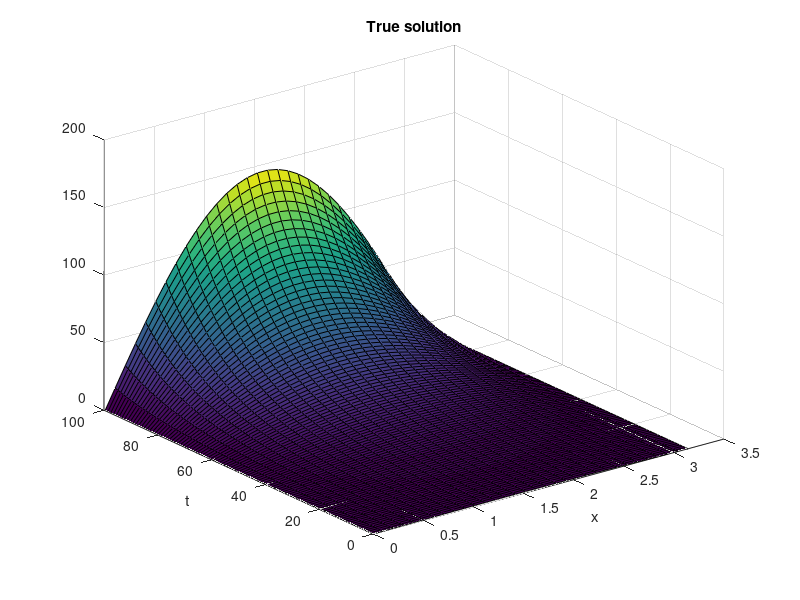

MATLAB code to generate this figure: (Note: this script raises an error after producing the figure.)
%% Practical convergence test of our scheme in 1D %%
clear; close all; clc;

% initialize parameters
d = 0.95; % diffusivity
a = 0;
b = pi;
m = 30;
h = (b-a)/(m+1); % mesh grid
k = 100*h.^2; % time step

% define time- and spatial domain
space = a:h:b;
time = 0:k:100;

% true solution, and plot
U=@(x,t) sin(x).*exp(-t*(d-1));
[X,T]=meshgrid(space,time);
figure(1)
surf(X,T,U(X,T));
xlabel('x')
ylabel('t')
title('True solution')


%% Defining stencil matrix A
clc;

% Initilize parameters
tspan = [0, 100];
xspan = [0, pi];

m = 30;  %Size of matrix. Number of points
a = -2; %Diagonal
b = 1;  %Superdiagonal
c = 1;  %Subdiagonal
d = 0.95; % diffusity
h = (xspan(2) - xspan(1))/(m+1);

% Stencil matrix
A = (1/h^2)*(diag(a*ones(1,m)) + diag(b*ones(1,m-1),1) + diag(c*ones(1,m-1),-1));

% Initial conditions
space = xspan(1)+h:h:xspan(2)-h;
u_0 = sin(space)';




%%% Running simulation %%%
[t, y] = ode45(@conv_test, time, u_0, [], A, d);
y_sol = zeros(size(y,1),size(y,2)+2);
y_sol(:,2:end-1) = y;

% Plot of solution
figure(2);
surf(xspan(1):h:xspan(2),t,y_sol);
xlabel('x')
ylabel('t')
title('Our solution')


%% Convergence test
clear; close all; clc;

% Initialization
err = zeros(4,1);
a = 0;
b = pi;
tspan = [0,100];
stat.k = [];
stat.h = [];
iter = 0;
d = 0.95; % diffusity
a1 = -2; %Diagonal
b1 = 1;  %Superdiagonal
c1 = 1;  %Subdiagonal
% true solution
U=@(x,t) sin(x).*exp(-t*(d-1));

for m = [10,20,40,80]
    iter = iter + 1;
    iter
    h = (b-a)/(m+1); % mesh grid
    k = 100*h.^2; % time step size
    space_bc = a:h:b;
    time = tspan(1):k:tspan(2);
    
    %Initial conditions
    space = a+h:h:b-h;
    u_0 = sin(space)';

    A = (1/h^2)*(diag(a1*ones(1,m)) + diag(b1*ones(1,m-1),1) + diag(c1*ones(1,m-1),-1));
    
    [t, y] = ode45(@conv_test, time, u_0, [], A, d);
    y_sol = zeros(size(y,1),size(y,2)+2);
    y_sol(:,2:end-1) = y;

    [X,T] = meshgrid(space_bc,time);
    
    err(iter) = max(abs(y_sol-U(X,T)),[],'all');

    stat.k = [stat.k, k];
    stat.h = [stat.h, h];
end


% Convergence plot
figure();
loglog(stat.h, 0.002.*err, '.-', 'Linewidth', 3)
hold on
plot(stat.h, stat.h, '.-')
plot(stat.h, stat.h.^2, '.-')
plot(stat.h, stat.h.^3, '.-')
grid on
title('Convergence rate of our scheme', Interpreter='latex')
xlim([stat.h(5),stat.h(1)])
xlabel('$h$', Interpreter='latex');
ylabel('Error, $||\hat{u} - u^*||_\infty$', Interpreter='latex');
legend('Our rate', '$\mathcal{O}(h)$', '$\mathcal{O}(h^2)$', '$\mathcal{O}(h^3)$', Interpreter='latex', Location='best')
    

%% Practical convergence test of our scheme 2D %%
clear; close all; clc;

% initialize parameters
d = 1; % diffusivity
ax = pi;
bx = 2*pi;
ay = pi/2;
by = 3*pi/2;
m = 10;
h = (bx-ax)/(m+1); % mesh grid
k = 100*h.^2; % time step

% Define time- and spatial domain
space_x = ax:h:bx;
space_y = ay:h:by;
time = 0:k:100;

% true solution, and plot
U=@(x,y,t) t*sin(x).*cos(y);
[X,Y]=meshgrid(space_x,space_y);
figure(1)
surf(space_x,space_y,U(space_x,space_y',1));
xlabel('x')
ylabel('y')
title('True solution for t=2')


%% Our approximation %%
clear; close all; clc;

d = 1; % diffusivity
ax = pi;
bx = 2*pi;
ay = pi/2;
by = 3*pi/2;
m = 10; % Size of matrix. Number of points
h = (bx-ax)/(m+1); % mesh grid (h_x = h_y)
k = h^2; % time step

%%% Domain %%%
space_x = ax+h:h:bx-h;
space_y = ay+h:h:by-h;

%Initial conditions
U0 = @(x,y) 0.001*sin(x).*cos(y');
U_true = @(x,y,t) t*sin(x).*cos(y');

%u_0 = zeros(m^2,1);
u_0 = U0(space_x, space_y);

% Generate stencil matrix
A = FPLaplacian(m,h);

%%% Running simulation %%%
clc; % clear command window

[t, u] = ode45(@conv_test_2D, [0.001,4], u_0(:), [], d, A);
u_tmp = reshape(u',[m,m,length(t)]);
u_sol = zeros(m+2,m+2,length(t));
u_sol(2:end-1,2:end-1,:) = u_tmp;

% Plot of solution
for i = 1:length(t)
    figure(2);
    surf(ax:h:bx,ay:h:by,u_sol(:,:,i));
    xlabel('x')
    ylabel('y')
    title('Our solution')
    pause(0.015)
end


%%% Convergence test in 2D %%%
err = [];
ms = 10:40;
for m = ms
    
    h = (bx-ax)/(m+1); % mesh grid (h_x = h_y)
    
    %%% Domain %%%
    space_x = ax+h:h:bx-h;
    space_y = ay+h:h:by-h;
    
    %%% Initial %%%
    u_0 = U0(space_x, space_y);
    A = FPLaplacian(m,h);

    %%% Time stepper %%%
    [t, u] = ode45(@conv_test_2D, [0.001,4], u_0(:), [], d, A);
    u_tmp = reshape(u',[m,m,length(t)]);
    
    err_tmp = [];
    for j = 1:length(t)
        err_tmp = [err_tmp, max(max(abs(u_tmp(:,:,j) - U_true(space_x,space_y,t(j)))))];
    end
    err = [err, max(err_tmp)];

    fprintf('Done m = %d up to %d\n', m, ms(end));

end
stat.h = (bx-ax)./(ms+1);

%%% plot of convergence rate%%%
figure();
loglog(stat.h, err, '.-', 'Linewidth', 3)
hold on
plot(stat.h, stat.h, '.-')
plot(stat.h, stat.h.^2, '.-')
plot(stat.h, stat.h.^3, '.-')
grid on
title('Convergence rate of our scheme', Interpreter='latex')
xlim([stat.h(end),stat.h(1)])
xlabel('$h$', Interpreter='latex');
ylabel('Error, $||\hat{u} - u^*||_\infty$', Interpreter='latex');
legend('Our rate', '$\mathcal{O}(h)$', '$\mathcal{O}(h^2)$', '$\mathcal{O}(h^3)$', Interpreter='latex', Location='best')





